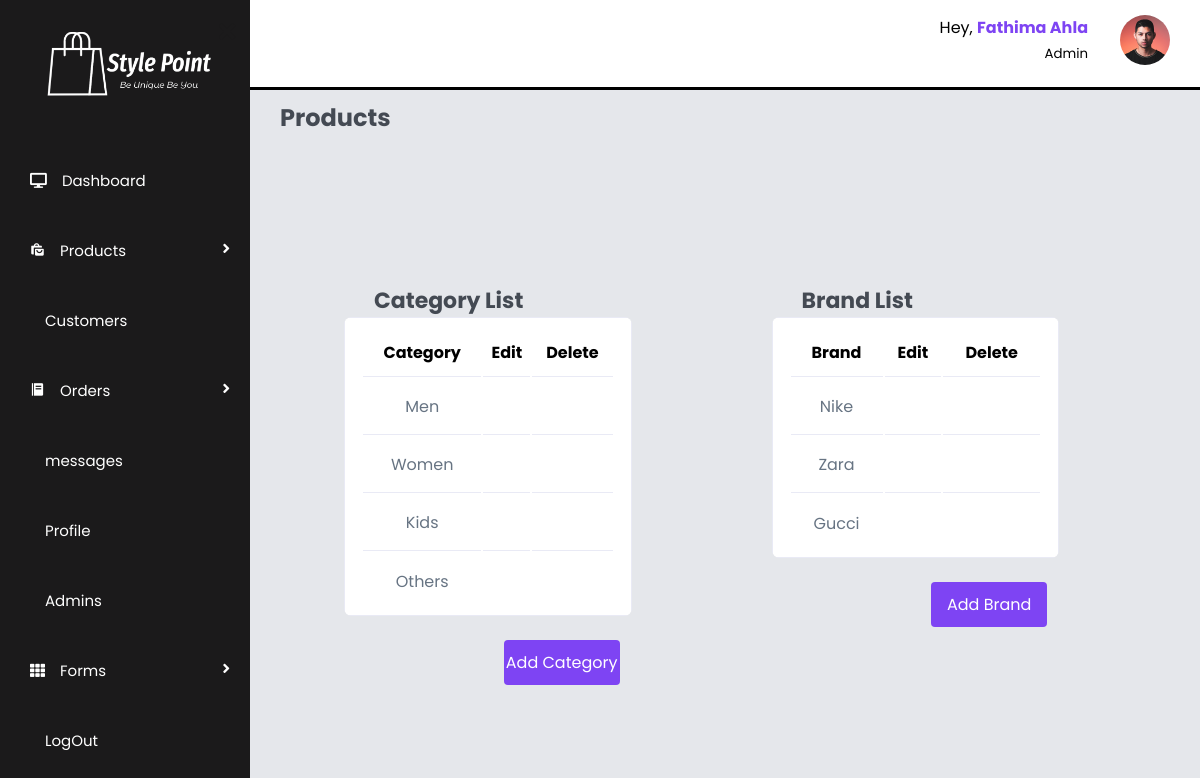
/admin/manage_produts.php (signed in), run on the app's committed database.
### tables this page shows
CREATE TABLE `category` (
  `cat_ID` int(100) NOT NULL,
  `category` varchar(100) NOT NULL
);

CREATE TABLE `brand` (
  `brand_ID` int(100) NOT NULL,
  `brand_name` varchar(100) NOT NULL
);

### admin/manage_produts.php (the view, shortened to what this page needs)
<?php
include '../components/connect.php';
?>
<!DOCTYPE html>
<html lang="en">
    <head>
        <link rel="stylesheet" href="https://cdn.jsdelivr.net/npm/swiper@9/swiper-bundle.min.css"/>
        <link rel="stylesheet" href="../css/admin_style.css">
        <link href="https://cdn.jsdelivr.net/npm/remixicon@3.2.0/fonts/remixicon.css" rel="stylesheet">
        <link href='https://unpkg.com/boxicons@2.1.4/css/boxicons.min.css' rel='stylesheet'>
        <link rel="stylesheet" href="https://cdnjs.cloudflare.com/ajax/libs/font-awesome/5.15.1/css/all.min.css">
    </head>
    <body>
        <?php include '../components/admin_menu.php';?>
        <section id="interface">
            <?php include '../components/admin_nav.php';?>
                <h3 class="main_heading">Products</h3>
                <div class="category_list">
                <div class="cat">
                    <h3 class="heading">Category List</h3>
                    <div class="category">
                        <table>
                                <thead>
                                    <tr>
                                        <th>Category</th>
                                        <th>Edit</th>
                                        <th>Delete</th>
                                    </tr>
                                </thead>
                                <tbody>
                                <?php
                                    $show__category = $conn->prepare("SELECT * FROM `category`");
                                    $show__category->execute();
                                    if($show__category->rowCount() > 0){
                                       while($fetch_category = $show__category->fetch(PDO::FETCH_ASSOC)){
                                ?>
                                    <tr>
                                        <td><?= $fetch_category['category']; ?></td>
                                        <td>
                                            <a href="update_category.php?update_category=<?= $fetch_category['cat_ID'];?>" class="ri-pencil-fill action__icon edit"></a>
                                        </td>
                                        <td>
                                            <a href="manage_produts.php?delete=<?= $fetch_category['cat_ID']; ?>" class="ri-delete-bin-line action__icon delete" onclick="return confirm('delete this account?');"></a>
                                        </td>
                                    </tr>
                                    <?php
                                        }
                                    }else{
                                        echo '<p class="empty"> No Products Added Yet!</p>';
                                    }
                                    ?>
                                </tbody>
                        </table>
                    </div>
                    <div class="cat-btn">
                        <a href="add_category.php" name="add_category" class="btn-succes-cat">Add Category</a>
                    </div>
                    </div>
                <div class="cat">
                    <h3 class="heading">Brand List</h3>
                    <div class="category">
                        <table>
                                <thead>
                                    <tr>
                                        <th>Brand</th>
                                        <th>Edit</th>
                                        <th>Delete</th>
                                    </tr>
                                </thead>
                                <tbody>
                                <?php
                                    $show__brand = $conn->prepare("SELECT * FROM `brand`");
                                    $show__brand->execute();
                                        if($show__brand->rowCount() > 0){
                                           while($fetch_brand = $show__brand->fetch(PDO::FETCH_ASSOC)){
                                ?>
                                    <tr>
                                        <td><?= $fetch_brand['brand_name']; ?></td>
                                        <td>
                                            <a href="update_brand.php?update_brand=<?= $fetch_brand['brand_ID']; ?>" class="ri-pencil-fill action__icon edit"></a>
                                        </td>
                                        <td>
                                            <a href="manage_produts.php?delete_brand=<?= $fetch_brand['brand_ID']; ?>" class="ri-delete-bin-line action__icon delete" onclick="return confirm('delete this account?');"></a>
                                        </td>
                                    </tr>
                                <?php
                                        }
                                    }else{
                                        echo '<p class="empty"> No Products Added Yet!</p>';
                                     }
                                ?>
                                </tbody>
                        </table>
                    </div>
                    <div class="cat-btn">
                        <a href="add_brand.php" name="add_brand" class="btn-succes-cat">Add Brand</a>
                    </div>
                </div>
                </div>
        </section>
    </body>
</html>

### components/admin_nav.php (shortened to what this page needs)
<div class="navigation">
    <div class="top">
        <?php
            $admin_id = $_SESSION['admin_id'];
            $select_profile = $conn->prepare("SELECT * FROM `admin` WHERE admin_ID = ?");
            $select_profile->execute([$admin_id]);
            if($select_profile->rowCount() > 0){
                $fetch_profile = $select_profile->fetch(PDO::FETCH_ASSOC);
        ?>
        <div class="profile">
            <div class="info">
                <p>Hey, <b><?= $fetch_profile['admin_Name']; ?></b></p>
                <small class="text-muted">Admin</small>
            </div>
        </div>
        <div class="profile-photo">
            <img src="../uploaded_img/<?= $fetch_profile['image']; ?>">
        </div>
        <?php
            }
        ?>
    </div>
</div>

### css/admin_style.css (style rules this page uses)
:root { --main-color: hsl(260, 88%, 61%); --color-primary: #7380ec; --color-danger: #ff7782; --color-success: #41f1b6; --color-warning: #ffbb55; --color-white: #fff; --color-info-dark: #7d8da1; --color-info-light: #dce1eb; --color-dark: #363949; --color-light: rgba(132, 139, 200, 0.18); --color-primary-variant: #111e88; --color-dark-variant: #677483; --color-background: #f6f6f9; --card-border-radius: 2rem; --border-radius-1: 0.4rem; --border-radius-2: 0.8rem; --border-radius-3: 1.2rem; --card-padding: 1.8rem; --padding: 1.2rem; --box-shadow: 0 2rem 3rem var(--color-light); --container-color: #fff; --first-color: hsl(var(--hue), 88%, 58%); --title-color: hsl(250, 8%, 15%); --first-color-alt: hsl(var(--hue), 88%, 58%); --small-font-size: 1rem; --h3-font-size: 1.25rem; --font-medium: 500; --mb-1: 1rem; --z-fixed: 100; }
* { margin: 0; padding: 0; box-sizing: border-box; font-family: 'Poppins',sans-serif; }
body { width: 100%; min-height: 100vh; background: #E5E7EB; position: relative; display: flex; background-size: cover; background-position: center; }
#interface { width: calc(100% - 250px); margin-left: 250px; position: relative; }
#interface .navigation { display: flex; align-items: center; justify-content: space-between; background: #fff; padding: 15px 30px; border-bottom: 3px solid black; position: fixed; width: calc(100% - 250px); }
#interface .navigation .top { display: flex; justify-content: end; gap: 2rem; }
#interface .top .profile { display: flex; gap: 2rem; text-align: right; }
#interface .top .profile .info b { color: var(--main-color); }
#interface .top img { width: 50px; height: auto; border-radius: 50%; }
.main_heading { color: #444a53; padding: 30px 30px 0 30px; font-size: 24px; font-weight: 700; margin-top: 70px; }
.heading { color: #444a53; padding: 0 30px 0 30px; font-size: 22px; font-weight: 700; margin-top: 70px; }
.category_list { display: grid; grid-template-columns: repeat(2, 1fr); margin: 15px 0 30px 30px; width: 90%; }
.cat { padding: 4rem; }
.category { width: 96%; overflow: auto; background: #fff; border-radius: 8px; }
.category table { width: 100%; padding: 4px 16px; text-align: center; box-shadow: var(--box-shadow); transition: all 300ms ease; border: 1px solid var(--color-light); }
.category table thead tr th { border-bottom: 1px solid var(--color-light); padding: 1rem 0 .7rem 0; height: 2.8rem; }
.category table tr td { height: 3.5rem; border-bottom: 1px solid var(--color-light); color: var(--color-dark-variant); }
.category table tbody tr:last-child td { border: none; }
.cat-btn { text-align: end; padding-top: 1.5rem; margin-right: 1.5rem; }
.btn-succes-cat { text-decoration: none; padding-top: .6rem; display: inline-block; background: var(--main-color); cursor: pointer; border: none; color: #fff; border-radius: .25rem .25rem .25rem .25rem; width: 42%; height: 45px; font-size: var(--smaller-font-size); text-align: center; padding-bottom: .8rem; }
.action__icon { text-decoration: none; font-size: 1.2rem; cursor: pointer; height: 40px; width: 25%; text-align: center; padding: .8rem; }
.delete { color: rgb(182, 36, 36); }
.edit { color: #079338; background: transparent; outline: none; border: none; }

### data on the page
category: category "Men"
category: category "Women"
category: category "Kids"
category: category "Others"
brand: brand_name "Nike"
brand: brand_name "Zara"
brand: brand_name "Gucci"

### other printed values
$fetch_profile['admin_Name'] "Fathima Ahla"
